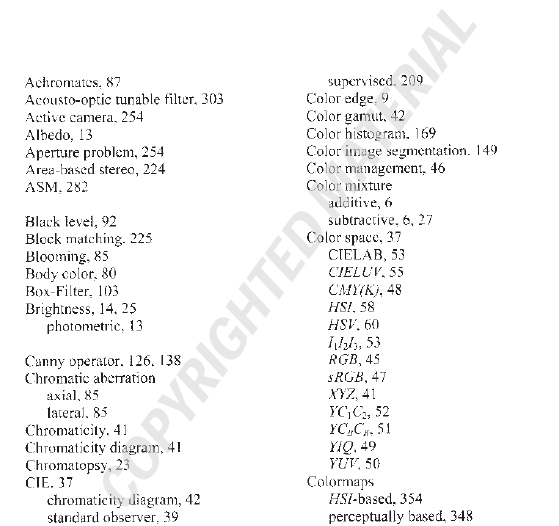
%> input picture Ex9/images/Text/text.bmp, 559 x 526 px
$ octave RV_Ex9_Task1.m   (GNU Octave 9; MATLAB toolbox functions it lacks are replaced by stand-ins)
%> lines starting %> are read from the running program, lines starting %| are printed output that depends on the picture; in (x1, y1, x2, y2) boxes, pixels count from 0 and x2, y2 are one past the last pixel; in counts of white or black regions, pixels touching at a corner belong together; the program's own positions count from 1
% Clear Workspace
clc; clear; close all;

% Load Image
img = imread('..\images\text\text.bmp');
%> img is the input picture: size 526x559x3 uint8; mean R, G, B 245.7, 245.6, 245.8

% Main Function
figure;
imshow(binarization(img));
title('binarize');

figure;
imshow(color(img));
title('with original color');

% Functions
function x = binarization(I)
    y = I(:,:,:) < 180;
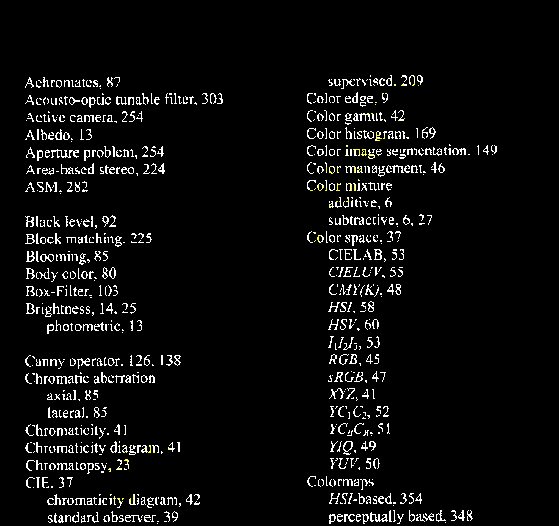
%> y: size 526x559x3 logical; mean R, G, B 0.0488, 0.0488, 0.048
    x = ~(y(:,:,1) | y(:,:,2) | y(:,:,3));
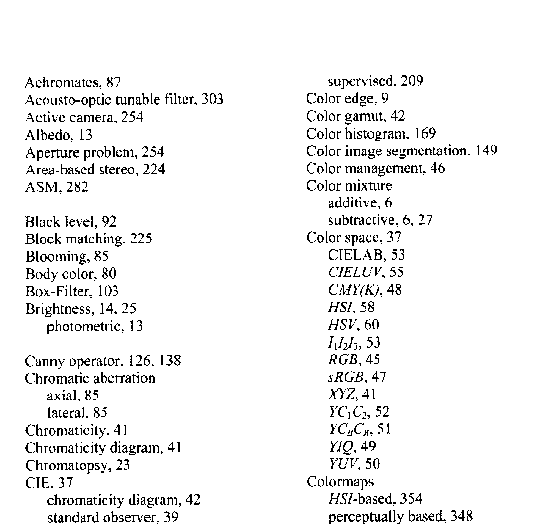
%> x: size 526x559 logical; 95.1% white; black in thin lines or dots, all inside (x1, y1, x2, y2) = (25, 75, 497, 524)
end

function x = color(I)
    y = I(:,:,:) < 180;
    b = (y(:,:,1) | y(:,:,2) | y(:,:,3));
    x = imcomplement(bsxfun(@times, I, cast(b, 'like', I)));
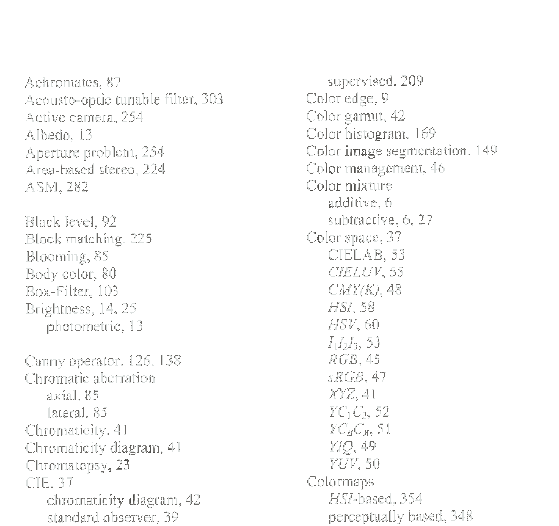
%> x: size 526x559x3 uint8; mean R, G, B 250.8, 250.8, 250.7
end
